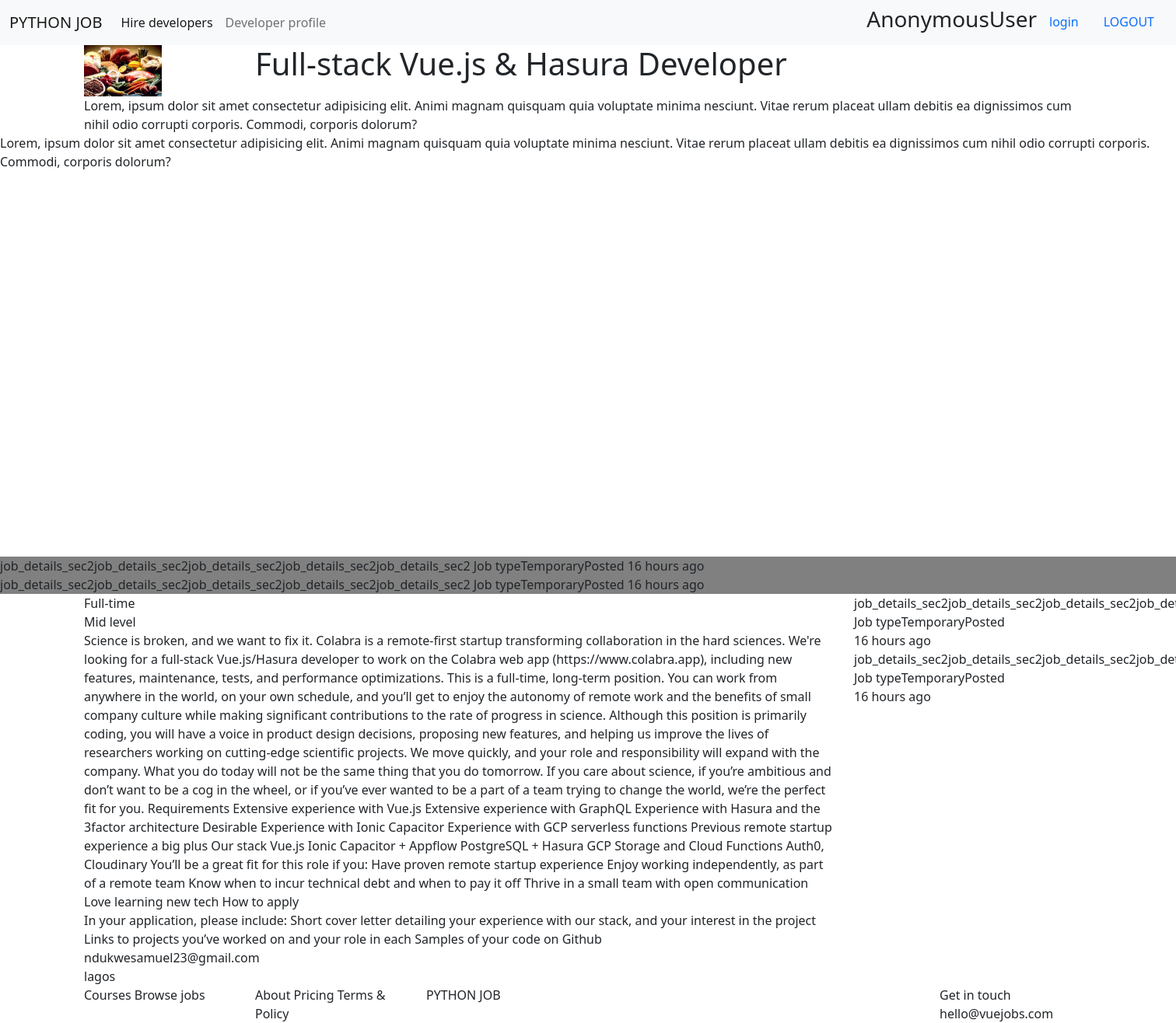
The app's page /job_detail/1/ with its own data.
### jobs/models.py (models this page shows, shortened)
class Company_detail(models.Model):
    Company_name = models.CharField(max_length=100, null=True)
    Company_logo= models.ImageField(upload_to='images/', null=True,)
    Company_Describe = models.TextField( null=True)
    website = models.CharField(max_length=200, null=True)
    Job_title = models.CharField(max_length=100, null=True)
    Job = models.CharField(max_length=100, null=True, choices=Job_type)
    Level_of_seniority = models.CharField(max_length=100, null=True, choices=Level)
    Job_description = models.TextField(null=True)
    How_to_apply = models.TextField(null=True)
    Application_target = models.CharField(max_length=200, null=True)
    Location = models.CharField(max_length=100, null=True)
    tags = models.ManyToManyField(Tag)

### jobs/views.py (the view)
# urls.py: path('job_detail/<str:pk_test>/', views.job_detail, name="job_detail"),
def job_detail(request, pk_test):
    job = Company_detail.objects.get(id=pk_test)
    print('working ')
    print(job.Company_name)
    context =  {'job':job,}
    return render(request, 'jobdetail.html', context)

### templates/jobdetail.html (shortened to what this page needs)
{% extends 'base.html' %}
{% block content %}
{% load static %}
<section class="job_details_sec1">
    <div class="container">
        <div class="row">
            <div class="col-sm-2"><img src="{{job.Company_logo.url}}" alt="what happen"  width="100">
            </div>
            <div class="col-sm-10">
               <h1> {{job.Job_title}} </h1>
            </div>
        </div>
        Lorem, ipsum dolor sit amet consectetur adipisicing elit. Animi magnam quisquam quia voluptate minima nesciunt. Vitae rerum placeat ullam debitis ea dignissimos cum nihil odio corrupti corporis. Commodi, corporis dolorum?
    </div>
    Lorem, ipsum dolor sit amet consectetur adipisicing elit. Animi magnam quisquam quia voluptate minima nesciunt. Vitae rerum placeat ullam debitis ea dignissimos cum nihil odio corrupti corporis. Commodi, corporis dolorum?
</section>
<section class="job_details_sec2">
    job_details_sec2job_details_sec2job_details_sec2job_details_sec2job_details_sec2
    Job typeTemporaryPosted 16 hours ago
    job_details_sec2job_details_sec2job_details_sec2job_details_sec2job_details_sec2
    Job typeTemporaryPosted 16 hours ago
</section>
<section class="job_details_sec3">
    <div class="container">
        <div class="row">
            <div class="col-sm-9">
    <div>{{job.Job}}    </div>
    <div>{{job.Level_of_seniority}}    </div>
    <div>{{job.Job_description}}    </div>
    <div>{{job.How_to_apply}}    </div>
    <div>{{job.Application_target}}    </div>
    <div>{{job.Location}}    </div>
            </div>
            <div class="col-md-2">
                job_details_sec2job_details_sec2job_details_sec2job_details_sec2job_details_sec2
                Job typeTemporaryPosted 16 hours ago
                job_details_sec2job_details_sec2job_details_sec2job_details_sec2job_details_sec2
                Job typeTemporaryPosted 16 hours ago
            </div>
            <div class="col-lg-1"></div>
        </div>
    </div>
</section>
{% endblock content %}

### static/css/style.css (style rules this page uses)
.job_details_sec2 { border: solid 0px; background-color: grey; margin-top: 31em; }

### records on screen
Company_detail: Company_logo (picture), Job_title "Full-stack Vue.js & Hasura Developer", Job "Full-time", Level_of_seniority "Mid level", Job_description "Science is broken, and we want to fix it. Colabra is a remote-first startup transforming collaboration in the hard sciences. We're looking for a full-stack Vue.js/Hasura developer to work on the Colabra web app (https://www.colabra.app), including new features, maintenance, tests, and performance optimizations. This is a full-time, long-term position. You can work from anywhere in the world, on your own schedule, and you’ll get to enjoy the autonomy of remote work and the benefits of small company culture while making significant contributions to the rate of progress in science. Although this position is primarily coding, you will have a voice in product design decisions, proposing new…", How_to_apply "In your application, please include: Short cover letter detailing your experience with our stack, and your interest in the project Links to projects you’ve worked on and your role in each Samples of your code on Github", Application_target "ndukwesamuel23@gmail.com", Location "lagos"

### other values on screen
{{ request.user }} "AnonymousUser"
